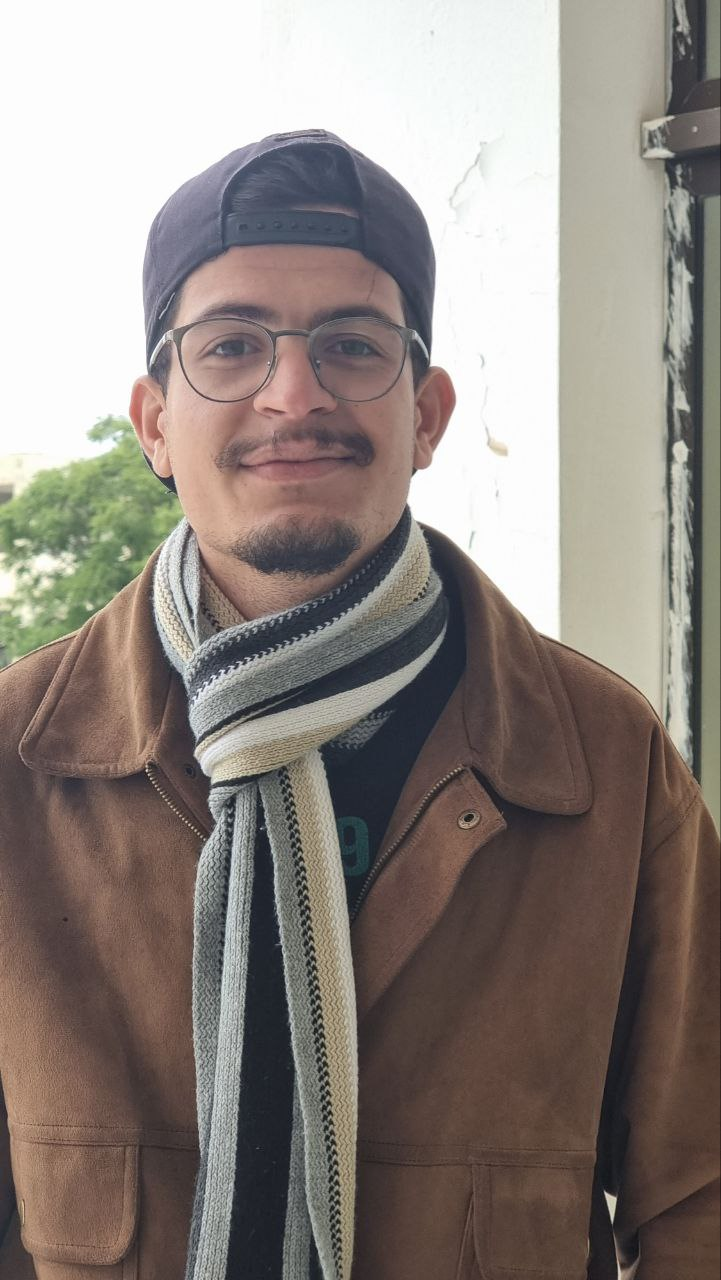
#> input picture images/input.jpg, 721 x 1280 px
$ python -i function1.py   (imports and definitions only)   (older library calls are emulated)
#> lines starting #> are read from the running program, lines starting #| are printed output that depends on the picture

import cv2
import numpy as np
import matplotlib.pyplot as plt


# [172 lines left out: functions rotate_image, scale_image, translate_image, horizontal_reflection, affine_transform, adjust_brightness and 6 more, not called in this run]


#############################################################################


def apply_sobel_filter(image_path):
    # Read the image
#> called with image_path = '../images/input.jpg'
    image = cv2.imread(image_path)
#> image is the input picture: shape (1280, 721, 3); mean B, G, R 127.1, 132.8, 141.8
    # Convert the image to grayscale
    gray_image = cv2.cvtColor(image, cv2.COLOR_BGR2GRAY)
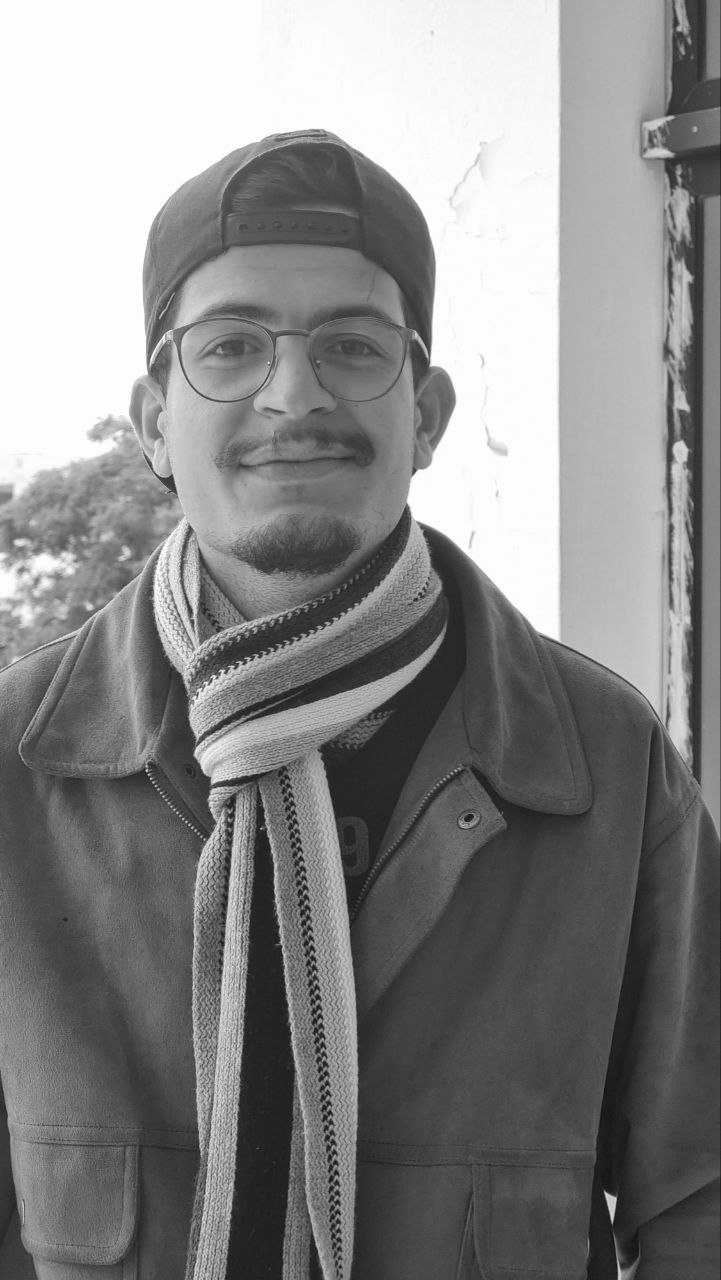
#> gray_image: shape (1280, 721); min 10, max 255, mean 134.9
    # Apply Sobel filter for horizontal edges
    sobel_x = cv2.Sobel(gray_image, cv2.CV_64F, 1, 0, ksize=3)
    # Apply Sobel filter for vertical edges
    sobel_y = cv2.Sobel(gray_image, cv2.CV_64F, 0, 1, ksize=3)
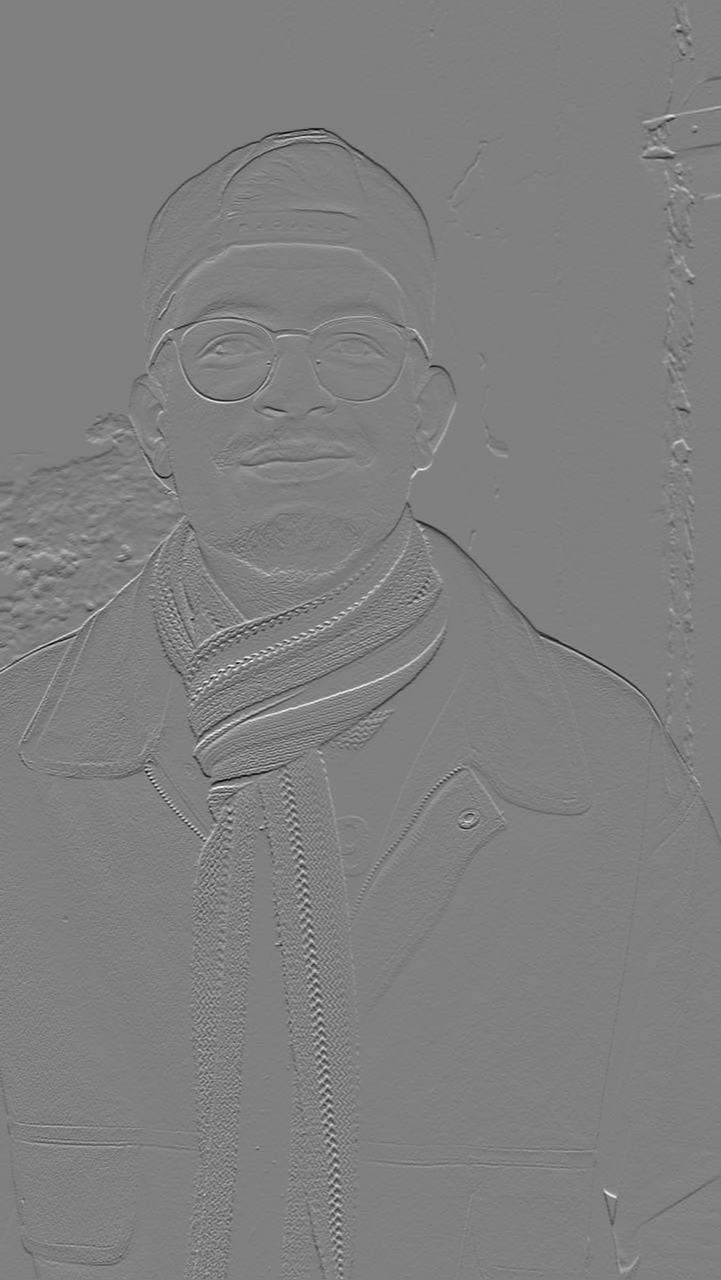
#> sobel_y: shape (1280, 721) float64; min -594, max 588, mean -0.9; drawn with min black and max white
    # Combine the horizontal and vertical edge images
    sobel_image = cv2.magnitude(sobel_x, sobel_y)
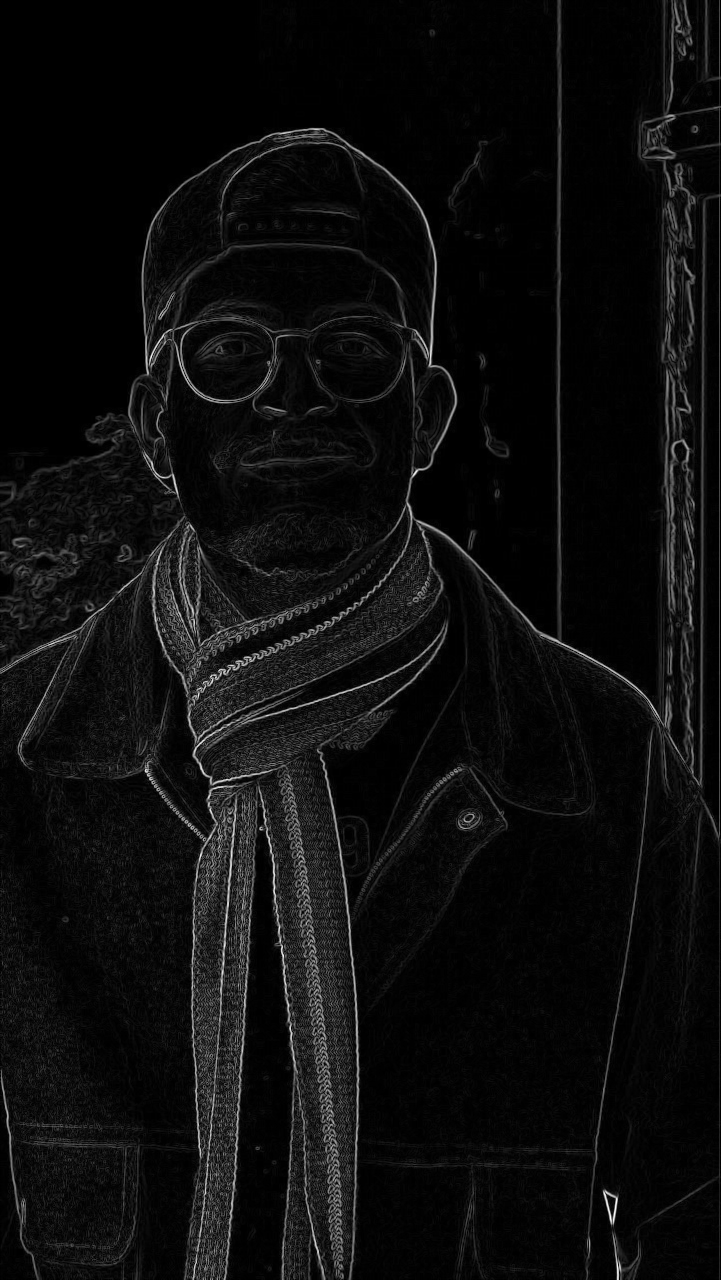
#> sobel_image: shape (1280, 721) float64; min 0, max 681.1, mean 36.7; drawn with min black and max white
    # Convert the result to 8-bit unsigned integers
    sobel_image = cv2.convertScaleAbs(sobel_image)
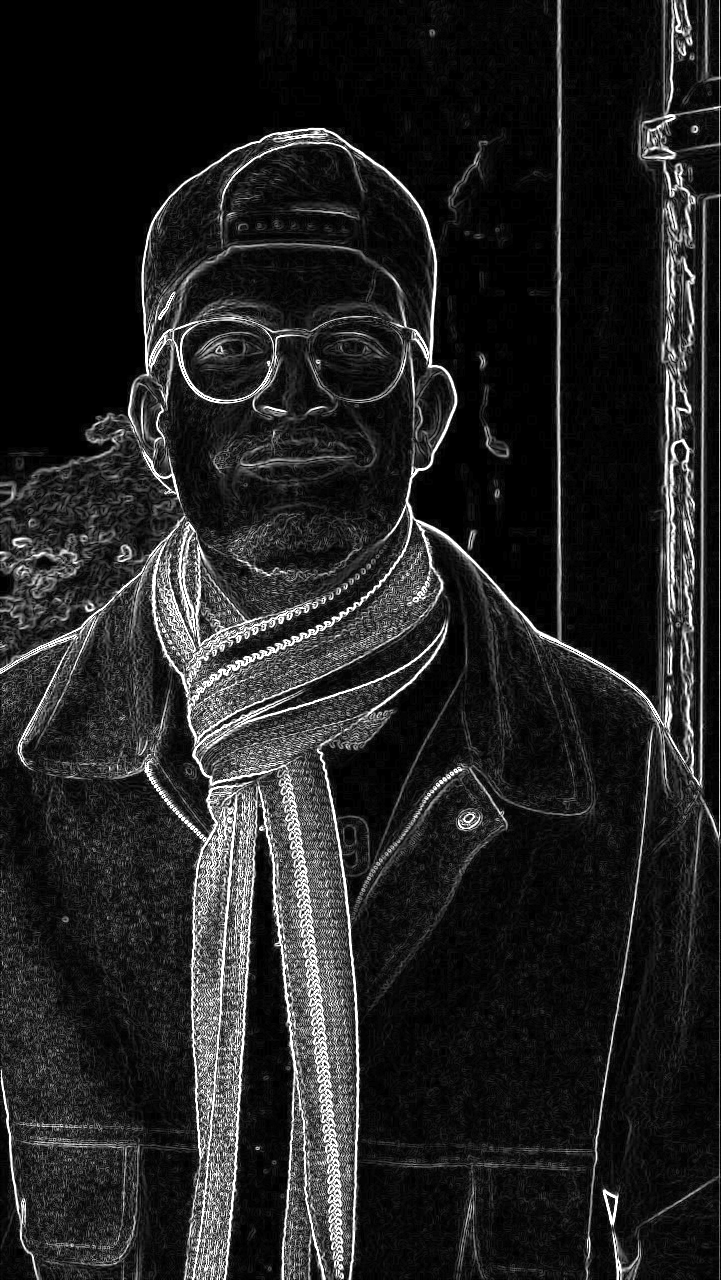
#> sobel_image: shape (1280, 721); min 0, max 255, mean 34.8
    cv2.imwrite('images/output.jpg', sobel_image)
    return


#############################################################################


# [89 lines left out: functions apply_bandpass_filter, apply_custom_filter, perform_spatial_convolution, contrast_stretching, histogram_equalization, histogram_equalization_opencv, not called in this run]

>>> result = apply_sobel_filter('../images/input.jpg')
